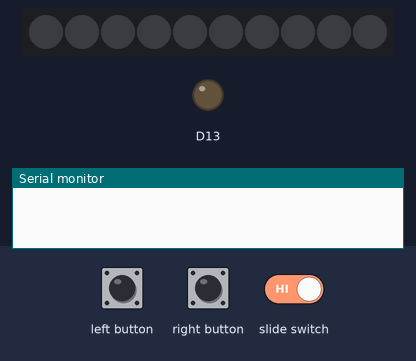
A sketch run on a simulated Adafruit Circuit Playground Express. On the bench: 10 RGB LEDs in strip order, left to right, output pins drawn as LEDs (lit = HIGH), the last lines printed to the serial monitor. The test bench sets the inputs (shaded band). Dim RGB values are drawn brighter than linear.

Above: at 1.2 s.
1.3 s: left button pressed for 1 s
At 2.8 s:
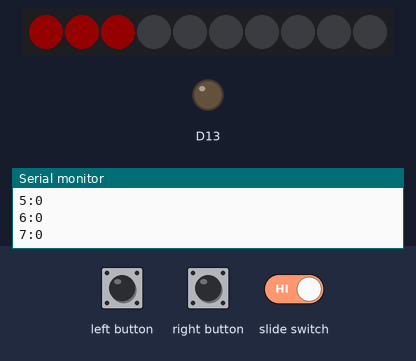
3.8 s: right button pressed for 3.2 s
At 7.4 s:
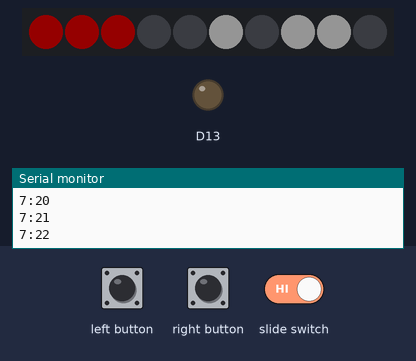
8.5 s: left button pressed for 3.2 s
At 9.33 s:
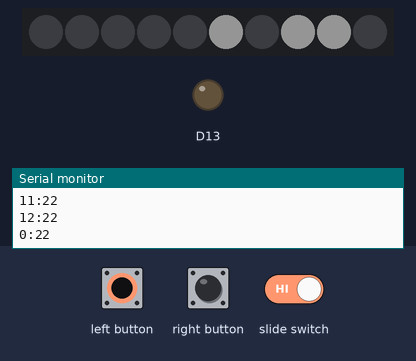
13.2 s: right button pressed for 0.15 s
At 61.0 s:
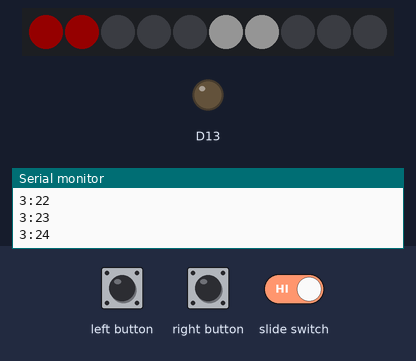
Timing chart, 0 to 61.5 s (numbered marks = the images above; inputs shaded):
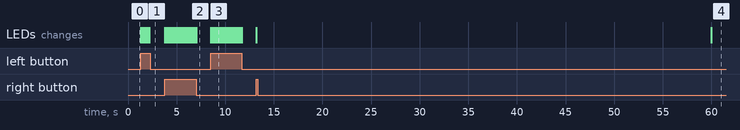

Measured:
- after the input at 1.3 s, the LEDs: first change at once (image 1 shows a later state)
- after the input at 3.8 s, the LEDs: first change at once (image 2 shows a later state)
- after the input at 8.5 s, the LEDs: first change at once (image 3 shows a later state)

The sketch:

binary_clock.ino
```cpp
#include <Adafruit_CircuitPlayground.h>
#define DEBOUNCE 150
#define MAX_HOUR 12
#define MAX_MINUTE 60
#define SLEEP_DELAY 2

const long interval = 60000;
unsigned long previousMillis;

int minute;
int hour;
int sleepTimer;

bool leftButton;
bool rightButton;
bool slideSwitch;
bool isSleeping;

void setup() {
  CircuitPlayground.begin();
  Serial.begin(9600);
  minute = 0;
  hour = 0;
  previousMillis = 0;
  isSleeping = false;
  sleepTimer = SLEEP_DELAY;
}

void loop() {
  checkButtonPress();
  checkTime();
}

void displayBinary(int timeElement, int colorCode, bool reverse=false) {
  String binaryTime = String(timeElement, BIN);
  int stringLength = binaryTime.length();
  if(reverse) {
    for(int i=stringLength - 1, l=0; i >= 0; i--, l++){
      if(binaryTime[i] == '1') {
        setPixel(l, colorCode);
      }
    }
  }
  else {
    for(int i=stringLength - 1, l=9; i >= 0; i--, l--){
      if(binaryTime[i] == '1') {
        setPixel(l, colorCode);
      }
    }
  }
}

void setPixel(int pixelNumber, int colorCode) {
  if(colorCode == 1) {
    CircuitPlayground.setPixelColor(pixelNumber, 255, 255, 255);
  }
  if(colorCode == 2) {
    CircuitPlayground.setPixelColor(pixelNumber, 255, 0, 0);
  }
}

void checkButtonPress() {
  leftButton = CircuitPlayground.leftButton();
  rightButton = CircuitPlayground.rightButton();
  slideSwitch = CircuitPlayground.slideSwitch();
  if(!slideSwitch && (leftButton || rightButton)) {
    isSleeping = false;
    sleepTimer = SLEEP_DELAY;
  }
  if(leftButton && slideSwitch) {
    hour++;
    redrawFace();
    delay(DEBOUNCE);
  }
  if(rightButton && slideSwitch) {
    minute++;
    redrawFace();
    delay(DEBOUNCE);
  }

}

void checkTime() {
  unsigned long currentMillis = millis();
  if(currentMillis - previousMillis >= interval) {
    previousMillis = currentMillis;
    minute ++;
    checkSleep();
    redrawFace();
  }

}

void checkTimeOverflow() {
  if(minute >= MAX_MINUTE) {
    minute = 0;
    hour ++;
  }
  if(hour > MAX_HOUR) hour = 0;
}

void redrawFace() {
  checkTimeOverflow();
  CircuitPlayground.clearPixels();
  if(!isSleeping) {
    displayBinary(minute, 1);
    displayBinary(hour, 2, true);
  }
  printTime();
}

void printTime() {
  String currentTime = (String) hour + ':' +  (String) minute;
  Serial.println(currentTime);
}

void checkSleep() {
  if(!isSleeping && sleepTimer > 0) {
    sleepTimer--;
  } else {
    sleepTimer = SLEEP_DELAY;
    isSleeping = true;
  }
}
```
